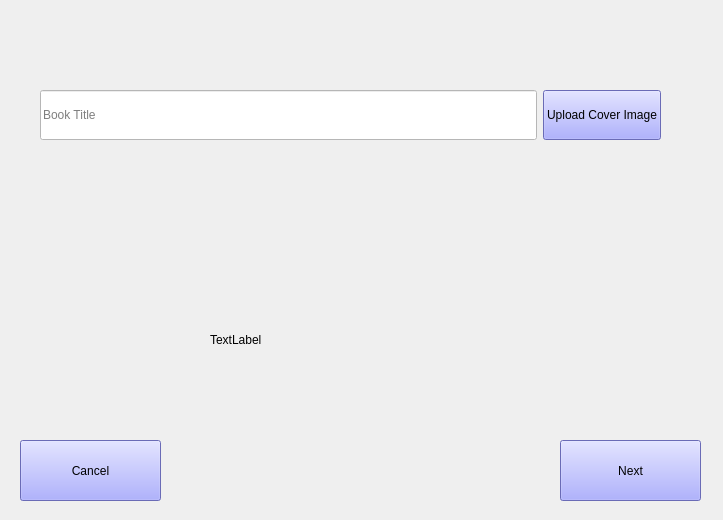
<?xml version="1.0" encoding="UTF-8"?>
<ui version="4.0">
 <class>Form</class>
 <widget class="QWidget" name="Form">
  <property name="geometry">
   <rect>
    <x>0</x>
    <y>0</y>
    <width>723</width>
    <height>520</height>
   </rect>
  </property>
  <property name="sizePolicy">
   <sizepolicy hsizetype="Ignored" vsizetype="Ignored">
    <horstretch>0</horstretch>
    <verstretch>0</verstretch>
   </sizepolicy>
  </property>
  <property name="maximumSize">
   <size>
    <width>800</width>
    <height>800</height>
   </size>
  </property>
  <property name="windowTitle">
   <string>Form</string>
  </property>
  <widget class="QWidget" name="horizontalLayoutWidget_3">
   <property name="geometry">
    <rect>
     <x>40</x>
     <y>80</y>
     <width>621</width>
     <height>71</height>
    </rect>
   </property>
   <layout class="QHBoxLayout" name="horizontalLayout_8">
    <item>
     <widget class="QLineEdit" name="book_title">
      <property name="maximumSize">
       <size>
        <width>500</width>
        <height>50</height>
       </size>
      </property>
      <property name="styleSheet">
       <string notr="true">font: 18pt &quot;Franklin Gothic Demi&quot;;
background-color: rgb(255, 255, 255);</string>
      </property>
      <property name="placeholderText">
       <string>Book Title</string>
      </property>
     </widget>
    </item>
    <item>
     <widget class="QPushButton" name="pb_upload">
      <property name="maximumSize">
       <size>
        <width>250</width>
        <height>50</height>
       </size>
      </property>
      <property name="styleSheet">
       <string notr="true">font: 18pt &quot;Franklin Gothic Demi&quot;;
background-color: rgb(148, 150, 255);</string>
      </property>
      <property name="text">
       <string>Upload Cover Image</string>
      </property>
     </widget>
    </item>
   </layout>
  </widget>
  <widget class="QPushButton" name="pb_np">
   <property name="geometry">
    <rect>
     <x>560</x>
     <y>440</y>
     <width>141</width>
     <height>61</height>
    </rect>
   </property>
   <property name="styleSheet">
    <string notr="true">font: 18pt &quot;Franklin Gothic Demi&quot;;
background-color: rgb(148, 150, 255);</string>
   </property>
   <property name="text">
    <string>Next</string>
   </property>
  </widget>
  <widget class="QPushButton" name="pb_back">
   <property name="geometry">
    <rect>
     <x>20</x>
     <y>440</y>
     <width>141</width>
     <height>61</height>
    </rect>
   </property>
   <property name="styleSheet">
    <string notr="true">font: 18pt &quot;Franklin Gothic Demi&quot;;
background-color: rgb(148, 150, 255);</string>
   </property>
   <property name="text">
    <string>Cancel</string>
   </property>
  </widget>
  <widget class="QLabel" name="preview">
   <property name="geometry">
    <rect>
     <x>210</x>
     <y>190</y>
     <width>300</width>
     <height>300</height>
    </rect>
   </property>
   <property name="maximumSize">
    <size>
     <width>300</width>
     <height>300</height>
    </size>
   </property>
   <property name="frameShadow">
    <enum>QFrame::Plain</enum>
   </property>
   <property name="text">
    <string>TextLabel</string>
   </property>
   <property name="scaledContents">
    <bool>true</bool>
   </property>
  </widget>
 </widget>
 <resources/>
 <connections/>
</ui>
